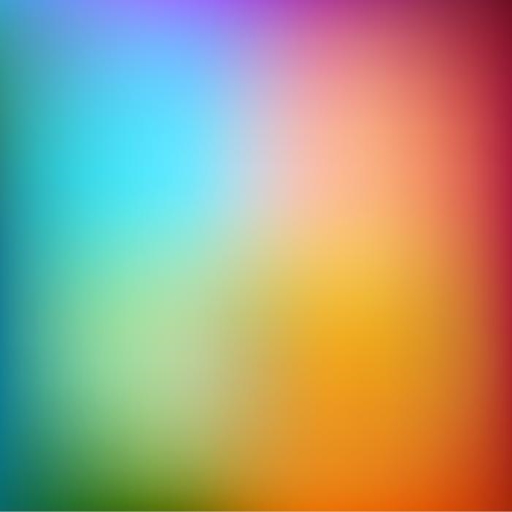
#> input picture deg.jpg, 512 x 512 px
$ python main.py
#> lines starting #> are read from the running program, lines starting #| are printed output that depends on the picture
#> further down, imread is the input picture: shape (512, 512, 3); mean R, G, B 165.3, 159, 128.5
### libinf8770.py
import math
import numpy as np


class image:

    def __init__(self):
        self.width = 0
        self.height = 0

    def size(self):
        return (self.width, self.height)

class rgbimage(image):

    def __init__(self):
        image.__init__(self)
        self.r = None
        self.g = None
        self.b = None

    # [5 lines left out: function initfromimread, not called in this run]

    def initfromyuvimage(self, yuvimage):
        self.width, self.height = yuvimage.size()
        g = yuvimage.y - ((yuvimage.u + yuvimage.v) / 4) # g = y - ((u + v) / 4)
        self.r = np.clip(yuvimage.v + g, 0, 255) # r = v + g
        self.b = np.clip(yuvimage.u + g, 0, 255) # b = u + g
        self.g = np.clip(g, 0, 255)
        self.r = self.r.astype(np.uint8)
        self.g = self.g.astype(np.uint8)
        self.b = self.b.astype(np.uint8)

    def getprintable(self):
        printable = np.empty((self.height, self.width, 3), np.uint8)
        for y, row in enumerate(printable):
            for x, pixel in enumerate(row):
                pixel[0] = self.r[y, x]
                pixel[1] = self.g[y, x]
                pixel[2] = self.b[y, x]
        return printable

class yuvimage(image):

    def __init__(self):
        image.__init__(self)
        self.y = None
        self.u = None
        self.v = None

    def initfromimread(self, imread):
        self.height, self.width = imread.shape[0:2]
        imread = imread.astype(np.float64)
        self.y = (imread[:, :, 0] + (2 * imread[:, :, 1]) + imread[:, :, 2]) / 4 # y = (r + 2g + b) / 4
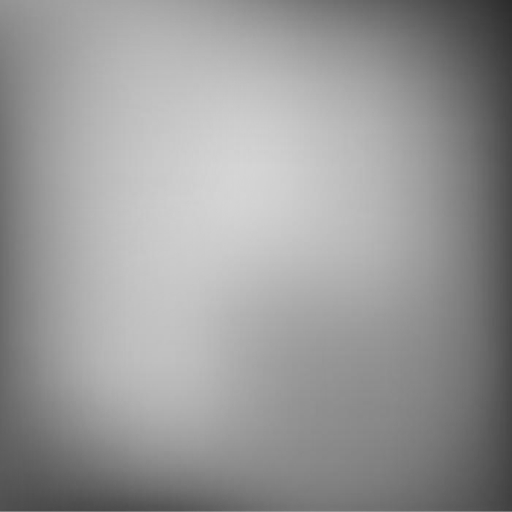
#> self.y: shape (512, 512) float64; min 44, max 213.2, mean 153
        self.u = imread[:, :, 2] - imread[:, :, 1] # u = b - g
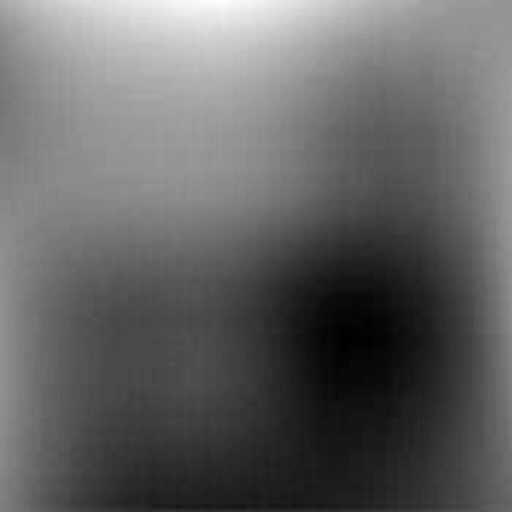
#> self.u: shape (512, 512) float64; min -140, max 139, mean -30.6; drawn with min black and max white
        self.v = imread[:, :, 0] - imread[:, :, 1] # v = r - g
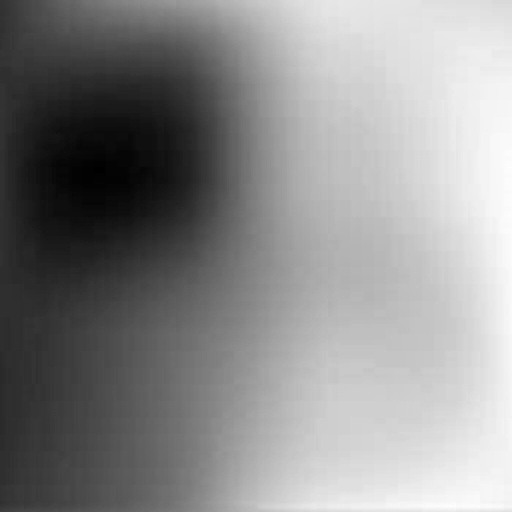
#> self.v: shape (512, 512) float64; min -160, max 143, mean 6.3; drawn with min black and max white

    # [8 lines left out: function initfromrgbimage, not called in this run]

    def initfromyuvsubsampled(self, yuvsubsampled):
        self.y = yuvsubsampled.y.copy()
        self.u = np.empty(self.y.shape)
        self.v = np.empty(self.y.shape)
        self.width, self.height = yuvsubsampled.size()

        if yuvsubsampled.subsampling == (4, 2, 0):
            self.u[::2, ::2] = yuvsubsampled.u[:, :]
            self.u[::2, 1::2] = yuvsubsampled.u[:, :]
            self.u[1::2, ::2] = yuvsubsampled.u[:, :]
            self.u[1::2, 1::2] = yuvsubsampled.u[:, :]
            self.v[::2, ::2] = yuvsubsampled.v[:, :]
            self.v[::2, 1::2] = yuvsubsampled.v[:, :]
            self.v[1::2, ::2] = yuvsubsampled.v[:, :]
            self.v[1::2, 1::2] = yuvsubsampled.v[:, :]

        elif yuvsubsampled.subsampling == (4, 2, 2):
            self.u[:, ::2] = yuvsubsampled.u[:, :]
            self.u[:, 1::2] = yuvsubsampled.u[:, :]
            self.v[:, ::2] = yuvsubsampled.v[:, :]
            self.v[:, 1::2] = yuvsubsampled.v[:, :]
        elif yuvsubsampled.subsampling == (4, 4, 4):
            self.u = yuvsubsampled.u.copy()
            self.v = yuvsubsampled.v.copy()

class yuvsubsampled(image):

    _supportedsubsampling = [(4, 2, 0), (4, 2, 2), (4, 4, 4)]
    def __init__(self, subsampling: tuple = (4, 2, 0)):
        if subsampling not in yuvsubsampled._supportedsubsampling:
            raise ValueError("Unsupported subsampling", subsampling, "supported subsampling: ", yuvsubsampled._supportedsubsampling)

        image.__init__(self)
        self.subsampling = subsampling
        self.y = None
        self.u = None
        self.v = None

    def initfromyuvimage(self, yuvimage):
        self.width, self.height = yuvimage.size()
        self.y = yuvimage.y

        if self.subsampling == (4, 2, 0):
            self.u = yuvimage.u[::2, ::2] # keep 1 row in 2 and 1 element in 2 from each row
#> self.u: shape (256, 256) float64
            self.v = yuvimage.v[::2, ::2]
#> self.v: shape (256, 256) float64
        elif self.subsampling == (4, 2, 2):
            self.u = yuvimage.u[:, ::2] # keep every row and 1 element in 2 from each row
            self.v = yuvimage.v[:, ::2]
        elif self.subsampling == (4, 4, 4):
            self.u = yuvimage.u
            self.v = yuvimage.v
        else:
            print("This was not supposed to happen...")

    def initfromyuvdwted(self, yuvdwted, subsampling):
        originalwidth, originalheight = yuvdwted.size()
        ywidth, yheight, uwidth, uheight, vwidth, vheight = yuvsubsampled._getshape(originalwidth, originalheight, yuvdwted.recursionlevel - 1, subsampling)
        ylxly = yuvdwted.y.reshape(yheight, ywidth)
        ulxly = yuvdwted.u.reshape(uheight, uwidth)
        vlxly = yuvdwted.v.reshape(vheight, vwidth)

        for i in reversed(range(yuvdwted.recursionlevel)):
            ywidth, yheight, uwidth, uheight, vwidth, vheight = yuvsubsampled._getshape(originalwidth, originalheight, i, subsampling)
            ylxly = yuvsubsampled._getdwtoriginal(
                ylxly,
                yuvdwted.reconstructiondata[i]["ylxhy"].reshape((yheight, ywidth)),
                yuvdwted.reconstructiondata[i]["yhxly"].reshape((yheight, ywidth)),
                yuvdwted.reconstructiondata[i]["yhxhy"].reshape((yheight, ywidth))
            )
            ulxly = yuvsubsampled._getdwtoriginal(
                ulxly,
                yuvdwted.reconstructiondata[i]["ulxhy"].reshape((uheight, uwidth)),
                yuvdwted.reconstructiondata[i]["uhxly"].reshape((uheight, uwidth)),
                yuvdwted.reconstructiondata[i]["uhxhy"].reshape((uheight, uwidth))
            )
            vlxly = yuvsubsampled._getdwtoriginal(
                vlxly,
                yuvdwted.reconstructiondata[i]["vlxhy"].reshape((vheight, vwidth)),
                yuvdwted.reconstructiondata[i]["vhxly"].reshape((vheight, vwidth)),
                yuvdwted.reconstructiondata[i]["vhxhy"].reshape((vheight, vwidth))
            )

        self.y = ylxly
        self.u = ulxly
        self.v = vlxly
        self.subsampling = subsampling
        self.width, self.height = yuvdwted.size()

    @staticmethod
    def _getshape(originalwidth, originalheight, recursionlevel, subsampling):
        ywidth = originalwidth / (2**(recursionlevel + 1))
        yheight = originalheight / (2**(recursionlevel + 1))

        if subsampling == (4, 2, 0):
            uwidth = vwidth = ywidth / 2
            uheight = vheight = yheight / 2
        elif subsampling == (4, 2, 2):
            uwidth = vwidth = ywidth / 2
            uheight = vheight = yheight
        elif subsampling == (4, 4, 4):
            uwidth = vwidth = ywidth
            uheight = vheight = yheight
        else:
            print("whyyyyy?")

        return int(ywidth), int(yheight), int(uwidth), int(uheight), int(vwidth), int(vheight)

    @staticmethod
    def _getdwtoriginal(lxly, lxhy, hxly, hxhy):
        height, width = lxly.shape
        # get lx
        lx = np.empty((2 * height, width))
        lx[::2, :] = lxly[:, :] + lxhy[:, :]
        lx[1::2, :] = lxly[:, :] - lxhy[:, :]
        #get hx
        hx = np.empty((2 * height, width))
        hx[::2, :] = hxly[:, :] + hxhy[:, :]
        hx[1::2, :] = hxly[:, :] - hxhy[:, :]
        #get original
        height, width = lx.shape
        original = np.empty((height, 2 * width))
        original[:, ::2] = lx[:, :] + hx[:, :]
        original[:, 1::2] = lx[:, :] - hx[:, :]

        return original

class yuvdwted(image):

    def __init__(self):
        image.__init__(self)
        self.recursionlevel = 1
        self.y = None
        self.u = None
        self.v = None
        self.reconstructiondata = []

    def initfromyuvsubsampled(self, yuvsubsampled, recursionlevel):
#> called with recursionlevel = 3
        self.width, self.height = yuvsubsampled.size()
        self.y = yuvsubsampled.y.copy()
        self.u = yuvsubsampled.u.copy()
        self.v = yuvsubsampled.v.copy()
        self.recursionlevel = recursionlevel

        for _ in range(recursionlevel):
            ylx = yuvdwted._filter(self.y, "lowpass", 'x')
            ulx = yuvdwted._filter(self.u, "lowpass", 'x')
            vlx = yuvdwted._filter(self.v, "lowpass", 'x')

            yhx = yuvdwted._filter(self.y, "highpass", 'x')
            uhx = yuvdwted._filter(self.u, "highpass", 'x')
            vhx = yuvdwted._filter(self.v, "highpass", 'x')

            ylxly = yuvdwted._filter(ylx, "lowpass", 'y')
            ulxly = yuvdwted._filter(ulx, "lowpass", 'y')
            vlxly = yuvdwted._filter(vlx, "lowpass", 'y')

            ylxhy = yuvdwted._filter(ylx, "highpass", 'y')
            ulxhy = yuvdwted._filter(ulx, "highpass", 'y')
            vlxhy = yuvdwted._filter(vlx, "highpass", 'y')

            yhxly = yuvdwted._filter(yhx, "lowpass", 'y')
            uhxly = yuvdwted._filter(uhx, "lowpass", 'y')
            vhxly = yuvdwted._filter(vhx, "lowpass", 'y')

            yhxhy = yuvdwted._filter(yhx, "highpass", 'y')
            uhxhy = yuvdwted._filter(uhx, "highpass", 'y')
            vhxhy = yuvdwted._filter(vhx, "highpass", 'y')

            self.y = ylxly
            self.u = ulxly
            self.v = vlxly
            self.reconstructiondata.append({
                "ylxhy": ylxhy,
                "yhxly": yhxly,
                "yhxhy": yhxhy,
                "ulxhy": ulxhy,
                "uhxly": uhxly,
                "uhxhy": uhxhy,
                "vlxhy": vlxhy,
                "vhxly": vhxly,
                "vhxhy": vhxhy
            })
#> this loop made 3 passes
#> pass 1, in _filter, `evens = channel[:, ::2]`:
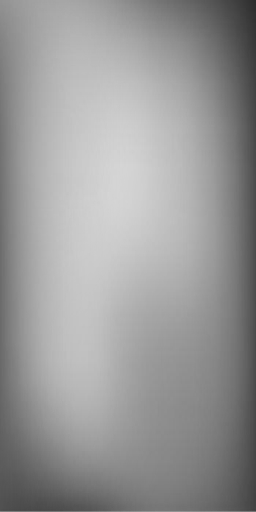
#> evens: shape (512, 256) float64; min 44, max 213.2, mean 153
#> pass 1, in _filter (call 2), `evens = channel[:, ::2]`:
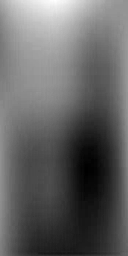
#> evens: shape (256, 128) float64; min -140, max 139, mean -30.8; drawn with min black and max white
#> after the loop:
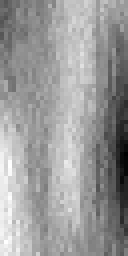
#> uhx: shape (64, 32) float64 (shown 4 times larger); min -8.12, max 5.28, mean -0.00226; drawn with min black and max white
#> (the rest of the program and of its run is left out)
